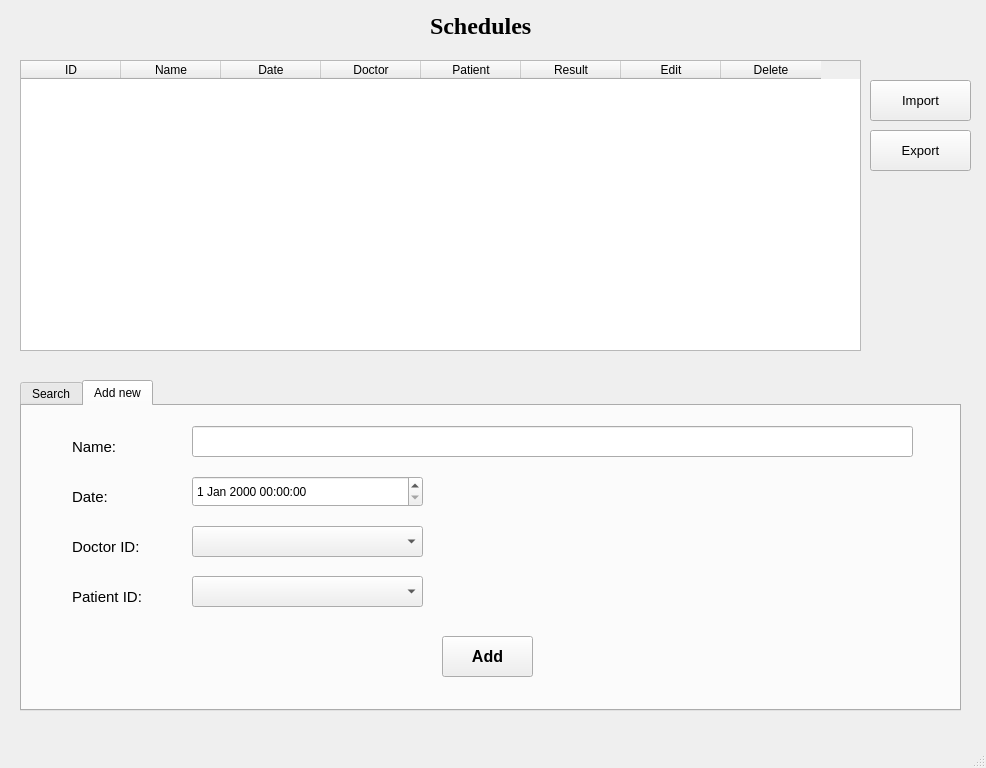
<?xml version="1.0" encoding="UTF-8"?>
<ui version="4.0">
 <class>schedule_manage</class>
 <widget class="QMainWindow" name="schedule_manage">
  <property name="geometry">
   <rect>
    <x>0</x>
    <y>0</y>
    <width>986</width>
    <height>768</height>
   </rect>
  </property>
  <property name="windowTitle">
   <string>Schedule Manage</string>
  </property>
  <widget class="QWidget" name="centralwidget">
   <widget class="QLabel" name="label_14">
    <property name="geometry">
     <rect>
      <x>430</x>
      <y>0</y>
      <width>131</width>
      <height>51</height>
     </rect>
    </property>
    <property name="font">
     <font>
      <family>Times New Roman</family>
      <pointsize>18</pointsize>
      <weight>75</weight>
      <bold>true</bold>
     </font>
    </property>
    <property name="text">
     <string>Schedules</string>
    </property>
   </widget>
   <widget class="QTableWidget" name="table_schedule">
    <property name="geometry">
     <rect>
      <x>20</x>
      <y>60</y>
      <width>841</width>
      <height>291</height>
     </rect>
    </property>
    <column>
     <property name="text">
      <string>ID</string>
     </property>
    </column>
    <column>
     <property name="text">
      <string>Name</string>
     </property>
    </column>
    <column>
     <property name="text">
      <string>Date</string>
     </property>
    </column>
    <column>
     <property name="text">
      <string>Doctor</string>
     </property>
    </column>
    <column>
     <property name="text">
      <string>Patient</string>
     </property>
    </column>
    <column>
     <property name="text">
      <string>Result</string>
     </property>
    </column>
    <column>
     <property name="text">
      <string>Edit</string>
     </property>
    </column>
    <column>
     <property name="text">
      <string>Delete</string>
     </property>
    </column>
   </widget>
   <widget class="QPushButton" name="btn_import_schedule">
    <property name="geometry">
     <rect>
      <x>870</x>
      <y>80</y>
      <width>101</width>
      <height>41</height>
     </rect>
    </property>
    <property name="font">
     <font>
      <pointsize>10</pointsize>
     </font>
    </property>
    <property name="text">
     <string>Import</string>
    </property>
   </widget>
   <widget class="QPushButton" name="btn_export_schedule">
    <property name="geometry">
     <rect>
      <x>870</x>
      <y>130</y>
      <width>101</width>
      <height>41</height>
     </rect>
    </property>
    <property name="font">
     <font>
      <pointsize>10</pointsize>
     </font>
    </property>
    <property name="text">
     <string>Export</string>
    </property>
   </widget>
   <widget class="QTabWidget" name="tabWidget">
    <property name="geometry">
     <rect>
      <x>20</x>
      <y>380</y>
      <width>941</width>
      <height>331</height>
     </rect>
    </property>
    <property name="currentIndex">
     <number>1</number>
    </property>
    <widget class="QWidget" name="tab">
     <attribute name="title">
      <string>Search</string>
     </attribute>
     <widget class="QGroupBox" name="groupBox">
      <property name="geometry">
       <rect>
        <x>30</x>
        <y>30</y>
        <width>851</width>
        <height>211</height>
       </rect>
      </property>
      <property name="title">
       <string>Search schedule</string>
      </property>
      <widget class="QLabel" name="label_6">
       <property name="geometry">
        <rect>
         <x>40</x>
         <y>40</y>
         <width>61</width>
         <height>21</height>
        </rect>
       </property>
       <property name="font">
        <font>
         <pointsize>11</pointsize>
        </font>
       </property>
       <property name="text">
        <string>Name:</string>
       </property>
      </widget>
      <widget class="QLineEdit" name="txt_search_schedule">
       <property name="geometry">
        <rect>
         <x>140</x>
         <y>40</y>
         <width>651</width>
         <height>31</height>
        </rect>
       </property>
      </widget>
      <widget class="QLabel" name="label_7">
       <property name="geometry">
        <rect>
         <x>40</x>
         <y>100</y>
         <width>91</width>
         <height>21</height>
        </rect>
       </property>
       <property name="font">
        <font>
         <pointsize>11</pointsize>
        </font>
       </property>
       <property name="text">
        <string>Date From:</string>
       </property>
      </widget>
      <widget class="QLabel" name="label_8">
       <property name="geometry">
        <rect>
         <x>520</x>
         <y>100</y>
         <width>91</width>
         <height>21</height>
        </rect>
       </property>
       <property name="font">
        <font>
         <pointsize>11</pointsize>
        </font>
       </property>
       <property name="text">
        <string>Date To:</string>
       </property>
      </widget>
      <widget class="QDateTimeEdit" name="data_from_search_schedule">
       <property name="geometry">
        <rect>
         <x>140</x>
         <y>91</y>
         <width>194</width>
         <height>31</height>
        </rect>
       </property>
      </widget>
      <widget class="QDateTimeEdit" name="date_to_search_schedule">
       <property name="geometry">
        <rect>
         <x>600</x>
         <y>90</y>
         <width>194</width>
         <height>31</height>
        </rect>
       </property>
      </widget>
      <widget class="QPushButton" name="btn_search_schdule">
       <property name="geometry">
        <rect>
         <x>350</x>
         <y>160</y>
         <width>141</width>
         <height>41</height>
        </rect>
       </property>
       <property name="font">
        <font>
         <pointsize>11</pointsize>
        </font>
       </property>
       <property name="text">
        <string>Search Schedule</string>
       </property>
      </widget>
     </widget>
    </widget>
    <widget class="QWidget" name="tab_2">
     <attribute name="title">
      <string>Add new</string>
     </attribute>
     <widget class="QLabel" name="label_2">
      <property name="geometry">
       <rect>
        <x>50</x>
        <y>30</y>
        <width>61</width>
        <height>21</height>
       </rect>
      </property>
      <property name="font">
       <font>
        <pointsize>11</pointsize>
       </font>
      </property>
      <property name="text">
       <string>Name:</string>
      </property>
     </widget>
     <widget class="QLabel" name="label_3">
      <property name="geometry">
       <rect>
        <x>50</x>
        <y>80</y>
        <width>61</width>
        <height>21</height>
       </rect>
      </property>
      <property name="font">
       <font>
        <pointsize>11</pointsize>
       </font>
      </property>
      <property name="text">
       <string>Date:</string>
      </property>
     </widget>
     <widget class="QLabel" name="label_4">
      <property name="geometry">
       <rect>
        <x>50</x>
        <y>130</y>
        <width>91</width>
        <height>21</height>
       </rect>
      </property>
      <property name="font">
       <font>
        <pointsize>11</pointsize>
       </font>
      </property>
      <property name="text">
       <string>Doctor ID:</string>
      </property>
     </widget>
     <widget class="QLabel" name="label_5">
      <property name="geometry">
       <rect>
        <x>50</x>
        <y>180</y>
        <width>91</width>
        <height>21</height>
       </rect>
      </property>
      <property name="font">
       <font>
        <pointsize>11</pointsize>
       </font>
      </property>
      <property name="text">
       <string>Patient ID:</string>
      </property>
     </widget>
     <widget class="QLineEdit" name="txt_name_schedule">
      <property name="geometry">
       <rect>
        <x>170</x>
        <y>20</y>
        <width>721</width>
        <height>31</height>
       </rect>
      </property>
     </widget>
     <widget class="QPushButton" name="btn_add_schedule">
      <property name="geometry">
       <rect>
        <x>420</x>
        <y>230</y>
        <width>91</width>
        <height>41</height>
       </rect>
      </property>
      <property name="font">
       <font>
        <pointsize>12</pointsize>
        <weight>75</weight>
        <bold>true</bold>
       </font>
      </property>
      <property name="text">
       <string>Add</string>
      </property>
     </widget>
     <widget class="QDateTimeEdit" name="date_add_schedule">
      <property name="geometry">
       <rect>
        <x>170</x>
        <y>70</y>
        <width>231</width>
        <height>31</height>
       </rect>
      </property>
     </widget>
     <widget class="QComboBox" name="combo_doctor_schedule">
      <property name="geometry">
       <rect>
        <x>170</x>
        <y>120</y>
        <width>231</width>
        <height>31</height>
       </rect>
      </property>
     </widget>
     <widget class="QComboBox" name="combo_patient_schedule">
      <property name="geometry">
       <rect>
        <x>170</x>
        <y>170</y>
        <width>231</width>
        <height>31</height>
       </rect>
      </property>
     </widget>
    </widget>
   </widget>
  </widget>
  <widget class="QMenuBar" name="menubar">
   <property name="geometry">
    <rect>
     <x>0</x>
     <y>0</y>
     <width>986</width>
     <height>25</height>
    </rect>
   </property>
  </widget>
  <widget class="QStatusBar" name="statusbar"/>
 </widget>
 <resources/>
 <connections/>
</ui>
